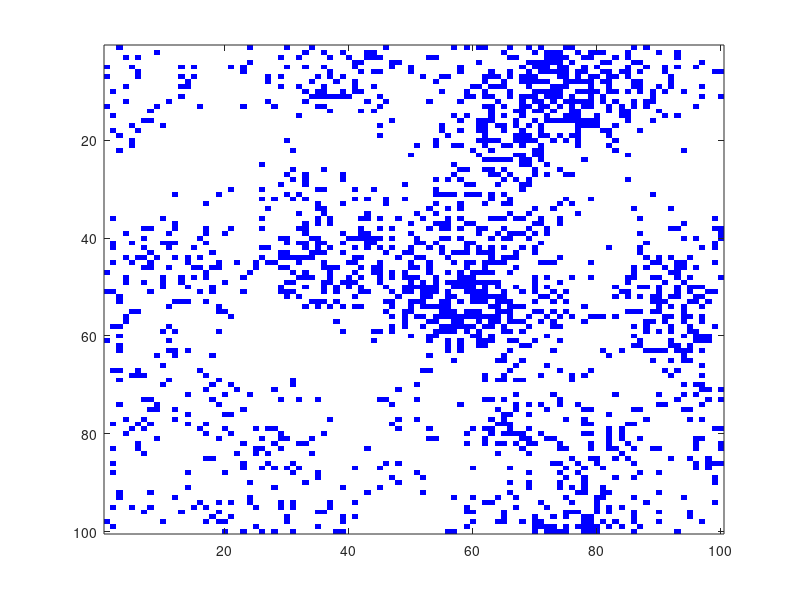

Write the MATLAB code that produced this figure. (Note: this script raises an error after producing the figure.)
clc;
clear;
%% Part A) Initialising the variables that will be used and placing the prey/predators in the Environment
BoundariesOfEnviromment  = 10^2;
prey = 50; %preys
predators = 20; %predators

df=[-1 1 1 -1]; %degrees of freedom
Environment = zeros(BoundariesOfEnviromment);
M_Environment=ones(BoundariesOfEnviromment); 
%A NxN environment matrix to be used for the 4 available directions(up down
%left righ)



preyBreedTime      =  10;
predatorBreedTime  =  15;
predatorStarveTime = 20;

%A simple way to add the prey and predators randomly on available(free/0)
%indices
valid_ind = find(Environment==0);
n = length(valid_ind);
idx = valid_ind(randperm(n,prey));
Environment(idx) = 1;
valid_ind = find(Environment==0);
n = length(valid_ind);
idx = valid_ind(randperm(n,predators));
Environment(idx) = -1;


Hunger = 1*(Environment==-1);%Tracks hunger for each predator



iter = 1;
iter_max = 10000;
prey_ev = zeros(1,iter_max);
pred_ev = zeros(1,iter_max);
popu_ev = zeros(1,iter_max);

prey_ev(1) = prey;
pred_ev(1) = predators;
popu_ev(1) = (prey+predators);

%% While loop that simulates the main parts of the simulation like movement hunger and birth
while prey>0 && iter<iter_max && predators>0
    
    
    
    if iter == iter_max/2
        y = [prey, predators, (prey+predators)];
    end
    
    
    
    
    
    satisfied_predators = zeros(BoundariesOfEnviromment);
    %See if any predator is near a prey so he can move and eat them
    %Eating a prey resets the Hunger timer to 0
    
    %By using circshift and a combinations of masks we can easily check if
    %a prey is near a predator so the latter can move and eat them
    
    for k = 1:length(df)
        
        predator_index = (Environment == -1) & (satisfied_predators==0) ;
        predator_right = circshift(predator_index,1,2);
        predator_left  = circshift(predator_index,-1,2);
        predator_down  = circshift(predator_index,1,1);
        predator_up    = circshift(predator_index,-1,1);
        adj_prey = ...
            (Environment.*(circshift(predator_index,df(k),mod(k,2)+1))) == 1;
        old_pred = ...
            (Environment.*(circshift(adj_prey,-df(k),mod(k,2)+1))) == -1;
        adj_prey_index = (adj_prey~=0);
        old_pred_index = (old_pred~=0);
        Environment(adj_prey_index) = -1;
        Hunger(adj_prey_index) = 0;
        Environment(old_pred_index) =  0;
        Hunger(old_pred_index) = 0;
        satisfied_predators(adj_prey_index) = 1;
    end
    
    
    
    
    
    
    
    %A random matrix (M_Environment) is initialized with values from 1-4
    %selected randomly so a predator/prey  can move on the desired
    %direction. This is achieved by using a combination of the 
    %dF(degrees of Freedom)vector and the modulo operator checking each
    %direction iteratively. By using the mask (Environment==0) all free
    %positions are filtered and have a value of 1(0 for occupied indices)
    %and after multiplying them with M_Enviroment circshift a mask with all
    %predators/prey able to move is created.The T_A matrix basically saved
    %the previous positions of the prey/predators that moved so they can be
    %removed from the main matrix(Environment). 

    M_Environment=ceil(4*(rand(BoundariesOfEnviromment)));
    for i = 1:length(df)
        mask = (Environment==0).*(  circshift(M_Environment==i,df(i),mod(i,2)+1)) ;
        T_A =  Environment.*circshift(mask,-df(i),mod(i,2)+1);
        Environment= Environment - T_A;
        Environment = Environment + circshift(T_A,df(i),mod(i,2)+1);
        
        T_Hunger = Hunger.*circshift(mask,-df(i),mod(i,2)+1);
        Hunger = Hunger - T_Hunger;
        Hunger = Hunger + circshift(T_Hunger,df(i),mod(i,2)+1);
    end
    
    pred_indices = find(Environment==-1);
    Hunger(pred_indices) = Hunger(pred_indices) + 1;
    dead_predators = Hunger(pred_indices) >= predatorStarveTime;
    Environment(pred_indices(dead_predators)) = 0;
    Hunger(pred_indices(dead_predators)) = 0;
    
    
    
    %An if condition to check when prey/predator are meant to give birth.
    %Max prey is n/2 but they give birth only if they have available
    %indices near them.The loop goes on until n/2 "kids" are born or until
    %the degrees of freedom are exhausted.
    
    if mod(iter,preyBreedTime)==0
        prey_ind = Environment==1;
        max_prey = floor(prey/2);
        for j =1 :length(df)
            if max_prey == 0
                break;
            end
            new_prey = (Environment==0).*circshift(prey_ind,df(j),mod(j+1,2)+1);
            v = find(new_prey);
            v=v(randperm(length(v)));
            min_ind = min(length(v),max_prey);
            v(1:min_ind )  = 0;
            new_prey(v(v~=0)) = 0;
            Environment = Environment + new_prey ;
            max_prey = max_prey - min_ind;
        end
    end
    
    
    if mod(iter,predatorBreedTime)==0
        predator_ind = (Environment==-1);
        max_pred = floor(predators/2);
        for j =1 :length(df)
            if max_pred == 0
                break;
            end
            new_pred = -(Environment==0).*circshift(predator_ind,df(j),mod(j+1,2)+1);
            v = find(new_pred);
            v=v(randperm(length(v)));
            min_ind = min(length(v),max_pred );
            v(1:min_ind )  = 0;
            new_pred(v(v~=0)) = 0;
            Environment = Environment + new_pred;
            max_pred = max_pred - min_ind;
        end
    end
    
    
    %{
Global starvation timer
prey_after = numel(find(A==1));
if prey_after == prey_before
    starve_timer = starve_timer + 1;
    if starve_timer == predatorStarveTime
        disp("Predators die due to starvation");
    end
end
    %}
    
    
    
    
    
    prey = numel(find(Environment==1));
    predators = numel(find(Environment==-1));
    
    
    
    imagesc(Environment)
    cmap = [1 0 0; 1 1 1; 0 0 1];
    colormap(cmap)
    caxis([-1 1])
    drawnow;
    pause(0.005);
    iter = iter+1;
    
    
    prey_ev(iter) = prey;
    pred_ev(iter) = predators;
    popu_ev(iter) = (prey+predators);
    
end


%% Last part that plots the desired graphs
prey_ev = prey_ev(1:iter);
pred_ev = pred_ev(1:iter);
popu_ev = popu_ev(1:iter);

x = categorical({'Prey', 'Predators', 'Total population'});
x = reordercats(x,{'Prey', 'Predators', 'Total population'});
time = [1  (ceil(iter/2))  (iter)];
for i = 1:length(time)
    fi = figure;
    y = [prey_ev(time(i)), pred_ev(time(i)), popu_ev(time(i))];
    b1 = bar(x,y);
    title("Population at t=" + time(i) +"s")
    b1.FaceColor = 'flat';
    b1.CData(1,:) = [0 0 1];
    b1.CData(2,:) = [1 0 0];
    b1.CData(3,:) = [128, 0, 128] / 255;
    ylabel("Population");
end



figure;
x_axis  = 1:iter;
subplot(2,1,1);
title("Prey population over time")
plot(x_axis , prey_ev);
xlabel("Time");
ylabel("Prey");

subplot(2,1,2);
title("Predator population over time")
plot(x_axis , pred_ev);
xlabel("Time");
ylabel("Predators");



